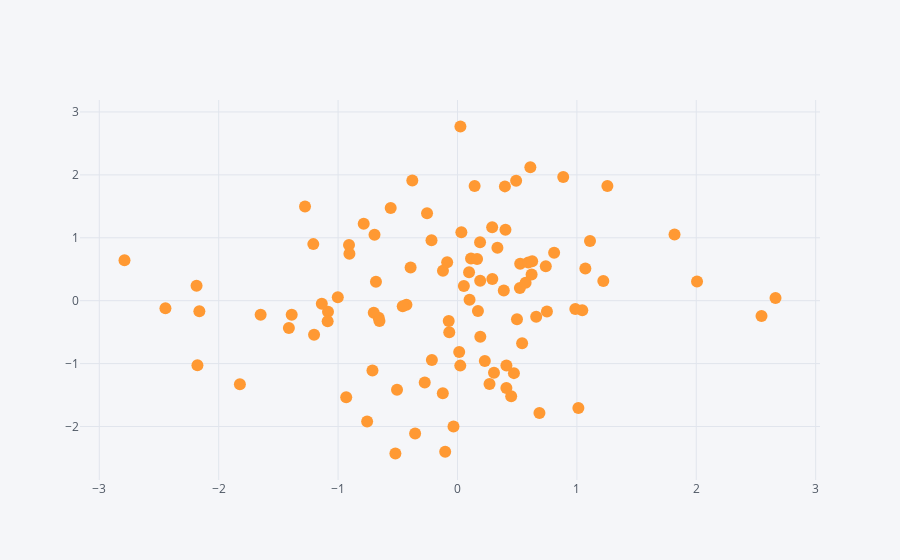

Notebook code cell kept with this figure:
### Markdown cell above
## Utilizando o Plotly

### Code cell
df.iplot(x='A', y='B', kind='scatter', mode='markers')
